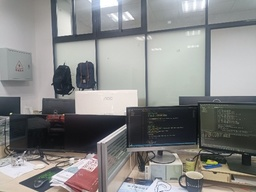
#> input picture L_503_0.jpg, 256 x 192 px, shrunk from 576 x 432 before the run
$ python main.py
#> lines starting #> are read from the running program, lines starting #| are printed output that depends on the picture
# 图像拼接

# SIFT
# https://blog.csdn.net/abcjennifer/article/details/7639681?ops_request_misc=%257B%2522request%255Fid%2522%253A%2522165128289916782350918424%2522%252C%2522scm%2522%253A%252220140713.130102334..%2522%257D&request_id=165128289916782350918424&biz_id=0&utm_medium=distribute.pc_search_result.none-task-blog-2~all~top_positive~default-1-7639681.142^v9^pc_search_result_control_group,157^v4^control&utm_term=SIFT&spm=1018.2226.3001.4187
# RANSAC
# https://blog.csdn.net/robinhjwy/article/details/79174914?ops_request_misc=%257B%2522request%255Fid%2522%253A%2522165128564416782395337125%2522%252C%2522scm%2522%253A%252220140713.130102334..%2522%257D&request_id=165128564416782395337125&biz_id=0&utm_medium=distribute.pc_search_result.none-task-blog-2~all~top_positive~default-1-79174914.142^v9^pc_search_result_control_group,157^v4^control&utm_term=RANSAC&spm=1018.2226.3001.4187


import cv2
import numpy as np


def cv_show(name, img_r):
    cv2.imshow(name, img_r)
    cv2.waitKey(0)
    cv2.destroyAllWindows()


# 图像灰度处理
imageL = cv2.imread('L_503_0.jpg')
#> imageL is the input picture: shape (192, 256, 3); mean B, G, R 134.8, 135.5, 135.4
imageR = cv2.imread('R_503_0.jpg')
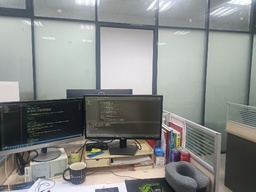
#> input picture R_503_0.jpg, 256 x 192 px, shrunk from 576 x 432 before the run
#> imageR is the input picture: shape (192, 256, 3); mean B, G, R 137.3, 139.6, 137.2
grayL = cv2.cvtColor(imageL, cv2.COLOR_BGR2GRAY)
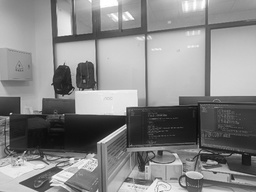
#> grayL: shape (192, 256); min 12, max 255, mean 135.4
grayR = cv2.cvtColor(imageR, cv2.COLOR_BGR2GRAY)
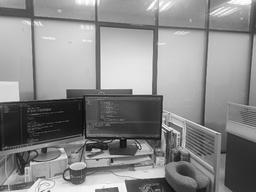
#> grayR: shape (192, 256); min 8, max 255, mean 138.6

# SIFT特征获取
sift = cv2.SIFT_create()
kpL = sift.detect(grayL, None)
#> kpL = 239 keypoints; strongest (x, y, size): (89, 103, 19.1), (124, 127, 3.4), (215, 173, 2), (65, 28, 9.7)
kpL, desL = sift.compute(grayL, kpL)
kpR = sift.detect(grayR, None)
#> kpR = 247 keypoints; strongest (x, y, size): (99, 150, 2), (94, 150, 2.9), (112, 160, 3), (163, 119, 2)
kpR, desR = sift.compute(grayR, kpR)
kpL = np.float64([kp.pt for kp in kpL])
#> kpL = 239 pairs, first value 3.17 to 243.6, second value 3.86 to 188.8
kpR = np.float64([kp.pt for kp in kpR])
#> kpR = 247 pairs, first value 3.1 to 245.5, second value 3.45 to 189.1

# KNN特征匹配 RANSAC视角转换
matcher = cv2.BFMatcher()
KNN_matches = matcher.knnMatch(desL, desR, 2)
#> KNN_matches = 239 matches
matches = []
for m in KNN_matches:
    if len(m) == 2 and m[0].distance <= m[1].distance * 0.99:
        matches.append((m[0].trainIdx, m[0].queryIdx))
    if len(matches) > 4:
        ptsL = np.float32([kpL[i] for (_, i) in matches])
        ptsR = np.float32([kpR[i] for (i, _) in matches])
        (H, status) = cv2.findHomography(ptsR, ptsL, cv2.RANSAC)
#> this loop made 239 passes
#> status on passes 5 to 16: [0, 0, 0, 0, 0], [1, 0, 1, 1, 1, 1], [0, 0, 1, 0, 1, 0, 0], [0, 0, 1, 0, 1, 0, 0, 0], [0, 0, 1, 1, 1, 1, 0, 1, 1], [0, 1, 1, 1, 1, 1, 0, 1, 0, 0], [0, 1, 1, 1, 1, 1, 0, 1, 0, 0], [0, 0, 0, 0, 0, 0, 0, 0, 0, 0, 1], [1, 0, 1, 1, 1, 1, 0, 0, 1, 0, 0, 1], [1, 0, 1, 1, 1, 1, 0, 0, 1, 0, 0, 1], [1, 0, 1, 1, 1, 1, 0, 0, 1, 0, 0, 1, 0], [1, 0, 1, 1, 1, 1, 0, 0, 1, 0, 0, 1, 0, 0]
#> after the loop, matches = 216 pairs, first value 0 to 246, second value 0 to 238
if H is None:
    print(None)

# 两图拼接
print(H)
#| [[ 3.50089964e-01  4.66036228e-02  1.20532472e+02]
#|  [-2.89307650e-01  8.32872180e-01  2.46897138e+01]
#|  [-2.75207032e-03  1.06144303e-04  1.00000000e+00]]
print(imageL.shape, imageR.shape)
#| (192, 256, 3) (192, 256, 3)
result = cv2.warpPerspective(imageR, H, (imageL.shape[1] + imageR.shape[1], imageL.shape[0]))
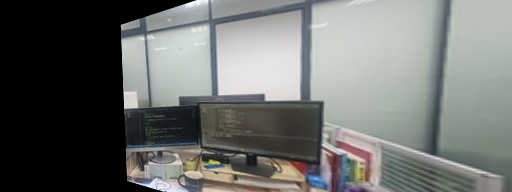
#> result: shape (192, 512, 3); mean B, G, R 109.1, 111.7, 109.2
print(result.shape)
#| (192, 512, 3)
cv_show('image_L', result)
result[0:imageR.shape[0], 0:imageL.shape[1]] = imageL
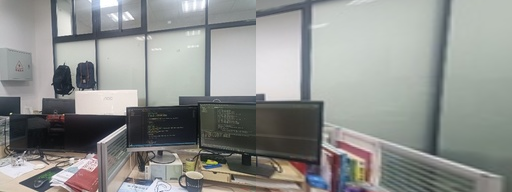
#> result: shape (192, 512, 3); mean B, G, R 142.9, 145.4, 143.3
cv_show('xx', result)
cv2.imwrite('result.jpg', result)
